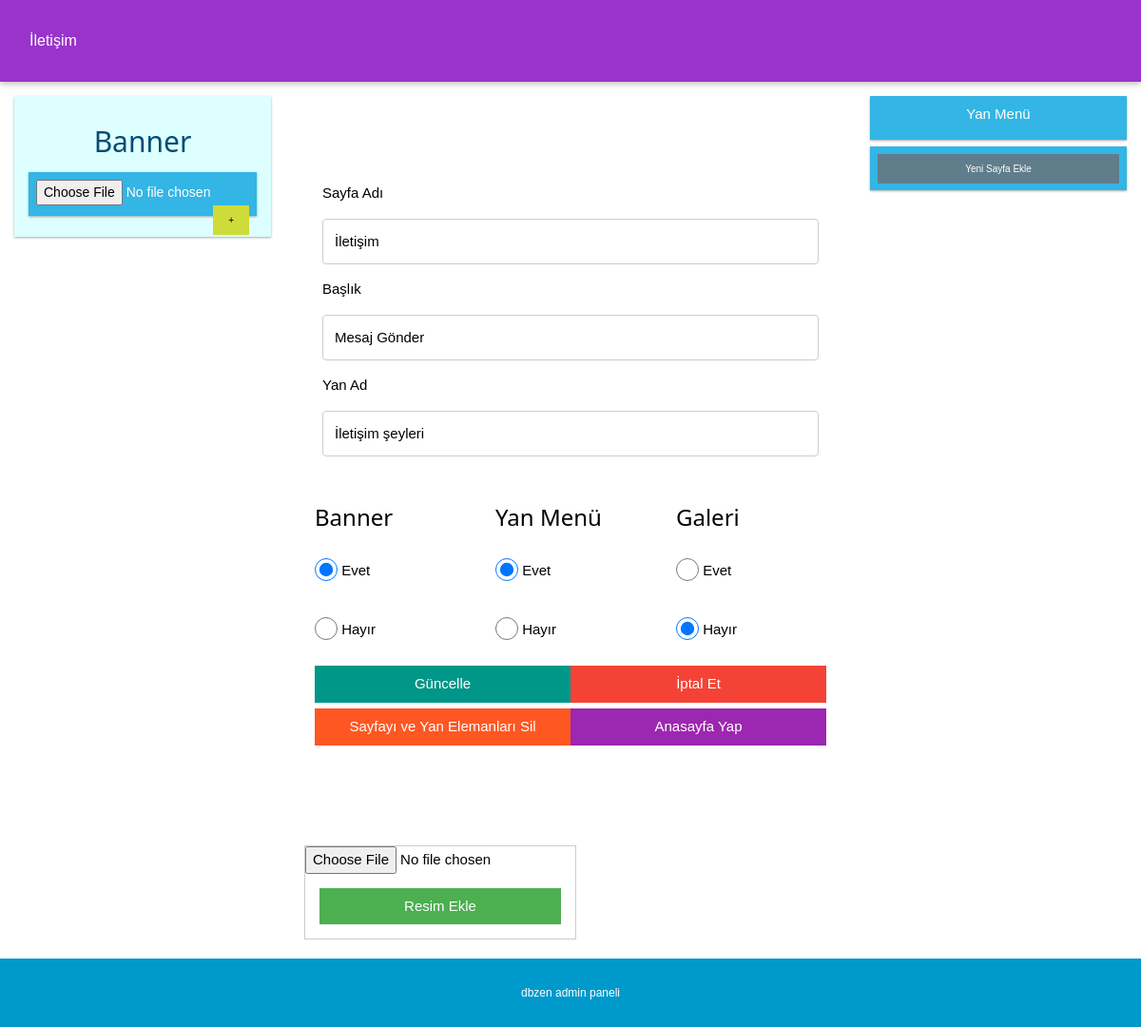
Page /admino_tt/page_o.php?page=4 (signed in) on the committed database.
### tables this page shows
CREATE TABLE `page` (
  `id` int(11) NOT NULL,
  `home_page_con` tinyint(1) NOT NULL,
  `page_name` text NOT NULL,
  `page_description` text NOT NULL,
  `page_content` text,
  `sid_menu_con` int(11) NOT NULL,
  `sid_menu_name` text NOT NULL,
  `gallery_co` tinyint(1) NOT NULL,
  `page_show` tinyint(1) NOT NULL,
  `type` int(11) NOT NULL,
  `banner_show` tinyint(1) NOT NULL,
  `date` datetime NOT NULL
);

### admino_tt/pages/config.php (called while the page is built, shortened)
<?php
try {
     $db = new PDO("mysql:host=localhost;dbname=proje_beta;charset=utf8", "root", "");
	$db->setAttribute(PDO::ATTR_ERRMODE, PDO::ERRMODE_EXCEPTION);
} catch ( PDOException $e ){
     print $e->getMessage();
}
if(isset($_GET['page'])){
	$query = $db->query("SELECT * from page WHERE id='".$_GET['page']."'")->fetch(PDO::FETCH_ASSOC);
			if($query['banner_show']==0){$c1="";$c2="checked";}else{$c1="checked";$c2="";}
			if($query['sid_menu_con']==0){$a1="";$a2="checked";}else{$a1="checked";$a2="";}
			if($query['gallery_co']==0){$b1="";$b2="checked";}else{$b1="checked";$b2="";}
}
else{
	$query = $db->query("SELECT * from page WHERE home_page_con=1")->fetch(PDO::FETCH_ASSOC);
}
?>

### admino_tt/pages/hemenu.php (the view, shortened to what this page needs)
<div class="headerr w3-card">
  <div class="dropdown">
	    <?php
	  if($_GET['page']=='tet1'){
		  echo '<button class="dropbtn">Yeni Sayfa Ekle</button>';
	  }else{
	  $queryyyc = $db->query("SELECT * FROM page where id=".$_GET['page']."")->fetch(PDO::FETCH_ASSOC);
	  if ( $queryyyc ){echo'<button class="dropbtn">'.$queryyyc['page_name'].'</button>';}}?>
    <?php
	  $querycc = $db->query("SELECT * FROM page", PDO::FETCH_ASSOC);
	?>
</div>
</div>

### admino_tt/pages/pages.php (shortened to what this page needs)
<?php
if(isset($_GET['page'])){
	if($_GET['page']=='tet1'){
		echo'<div class="col-6">
      <div  class="w3-padding-64 w3-center">
	  	<form method="post">
      <div class="w3-left-align w3-padding-large">
	  	<p>Sayfa Adı</p><input name="page_ta_pe" type="text" >
        <p>Başlık</p><input name="page_ta_co" type="text" >
		<p>Yan Menü Adı</p><input name="side_name_page" type="text" >
      </div>
      <div class="w3-left-align w3-padding-large">
        <p>İçerik</p><textarea name="page_content" ></textarea>
      </div>
 <div class="w3-row w3-left-align">
  <div class="w3-third w3-container">
	  <h3>Banner</h3>
    <p>
  <input class="w3-radio" type="radio" name="banner" value="Evet" checked>
  <label>Evet</label></p>
  <p>
  <input class="w3-radio" type="radio" name="banner" value="Hayır">
  <label>Hayır</label></p>
  </div>
  <div class="w3-third w3-container">
	  <h3>Yan Menü</h3>
    <p>
  <input class="w3-radio" type="radio" name="side" value="Evet" checked>
  <label>Evet</label></p>
  <p>
  <input class="w3-radio" type="radio" name="side" value="Hayır">
  <label>Hayır</label></p>
  </div>
  <div class="w3-third w3-container">
	  <h3>Galeri</h3>
    <p>
  <input class="w3-radio" type="radio" name="gallery" value="Evet" checked>
  <label>Evet</label></p>
  <p>
  <input class="w3-radio" type="radio" name="gallery" value="Hayır">
  <label>Hayır</label></p>
  </div>
 <div class="w3-container w3-center" style="width:100%">
	 <button name="add_button" type="submit" class="w3-bar-item w3-button w3-teal" style="width:100%">Sayfayı Ekle</button>
  </div>
</form>
</div>
    </div>
</div>';
	}
	else{
		if ( $query ){
			echo'
	<div class="col-6">
      <div  class="w3-padding-64 w3-center">
	  <form  method="post">
      <div class="w3-left-align w3-padding-large" >
	  	<p>Sayfa Adı</p><input name="page_ta_pe" type="text"  value="'.$query['page_name'].'" >
        <p>Başlık</p><input name="page_ta_co" type="text"  value="'.$query['page_description'].'" >
		<p>Yan Ad</p><input name="side_name_page" type="text"  value="'.$query['sid_menu_name'].'" >
      </div>
      <div class="w3-left-align w3-padding-large">';
	echo'
      </div>
 <div class="w3-row w3-left-align">
  <div class="w3-third w3-container">
	  <h3>Banner</h3>
    <p>
  <input class="w3-radio" type="radio" name="banner" value="Evet" '.$c1.'>
  <label>Evet</label></p>
  <p>
  <input class="w3-radio" type="radio" name="banner" value="Hayır" '.$c2.'>
  <label>Hayır</label></p>
  </div>
  <div class="w3-third w3-container">
	  <h3>Yan Menü</h3>
    <p>
  <input class="w3-radio" type="radio" name="side" value="Evet" '.$a1.'>
  <label>Evet</label></p>
  <p>
  <input class="w3-radio" type="radio" name="side" value="Hayır" '.$a2.'>
  <label>Hayır</label></p>
  </div>
  <div class="w3-third w3-container">
	  <h3>Galeri</h3>
    <p>
  <input class="w3-radio" type="radio" name="gallery" value="Evet" '.$b1.'>
  <label>Evet</label></p>
  <p>
  <input class="w3-radio" type="radio" name="gallery" value="Hayır" '.$b2.'>
  <label>Hayır</label></p>
  </div>
 <div class="w3-container w3-center" style="width:100%">
	<div class="w3-bar" style="width:100%">
  <button name="update_button" type="submit" class="w3-bar-item w3-button w3-teal" style="width:50%">Güncelle</button>
  <button name="cel_button" type="submit" class="w3-bar-item w3-button w3-red" style="width:50%">İptal Et</button>
</div>
<div class="w3-bar" style="width:100%">';
	if($query['home_page_con']==1){
		echo'<button name="delete_button" type="submit" class="w3-bar-item w3-button w3-deep-orange" style="width:100%">Sayfayı ve Yan Elemanları Sil</button>';
	}else{
		echo '<button name="delete_button" type="submit" class="w3-bar-item w3-button w3-deep-orange" style="width:50%">Sayfayı ve Yan Elemanları Sil</button>
  <button name="home_button" type="submit" class="w3-bar-item w3-button w3-purple" style="width:50%">Anasayfa Yap</button>';
	}
echo'
</div>
  </div>
</form>
</div>
    </div>
</div>';
		}
	}
}
?>

### admino_tt/css/w3.css (style rules this page uses)
*,*:before,*:after { box-sizing:inherit }
html { -ms-text-size-adjust:100%;-webkit-text-size-adjust:100% }
body { margin:0 }
button,input,select,textarea { font:inherit;margin:0 }
button,input { overflow:visible }
button,select { text-transform:none }
button,html [type=button],[type=reset],[type=submit] { -webkit-appearance:button }
[type=checkbox],[type=radio] { padding:0 }
html,body { font-family:Verdana,sans-serif;font-size:15px;line-height:1.5 }
html { overflow-x:hidden }
h3 { font-size:24px }
h1,h2,h3,h4,h5,h6 { font-family:"Segoe UI",Arial,sans-serif;font-weight:400;margin:10px 0 }
.w3-btn,.w3-button { border:none;display:inline-block;padding:8px 16px;vertical-align:middle;overflow:hidden;text-decoration:none;color:inherit;background-color:inherit;text-align:center;cursor:pointer;white-space:nowrap }
.w3-btn,.w3-button { -webkit-touch-callout:none;-webkit-user-select:none;-khtml-user-select:none;-moz-user-select:none;-ms-user-select:none;user-select:none }
.w3-check,.w3-radio { width:24px;height:24px;position:relative;top:6px }
.w3-bar { width:100%;overflow:hidden }
.w3-center .w3-bar { display:inline-block;width:auto }
.w3-bar .w3-bar-item { padding:8px 16px;float:left;width:auto;border:none;display:block;outline:0 }
.w3-bar .w3-button { white-space:normal }
.w3-container:after,.w3-container:before,.w3-panel:after,.w3-panel:before,.w3-row:after,.w3-row:before,.w3-row-padding:after,.w3-row-padding:before, .w3-cell-row:before,.w3-cell-row:after,.w3-clear:after,.w3-clear:before,.w3-bar:before,.w3-bar:after { content:"";display:table;clear:both }
.w3-col,.w3-half,.w3-third,.w3-twothird,.w3-threequarter,.w3-quarter { float:left;width:100% }
@media (min-width:601px) { .w3-col.m4,.w3-third { width:33.33333% } }
.w3-container,.w3-panel { padding:0.01em 16px }
.w3-card,.w3-card-2 { box-shadow:0 2px 5px 0 rgba(0,0,0,0.16),0 2px 10px 0 rgba(0,0,0,0.12) }
.w3-left-align { text-align:left!important }
.w3-center { text-align:center!important }
.w3-padding-large { padding:12px 24px!important }
.w3-padding-64 { padding-top:64px!important;padding-bottom:64px!important }
.w3-deep-orange,.w3-hover-deep-orange:hover { color:#fff!important;background-color:#ff5722!important }
.w3-purple,.w3-hover-purple:hover { color:#fff!important;background-color:#9c27b0!important }
.w3-red,.w3-hover-red:hover { color:#fff!important;background-color:#f44336!important }
.w3-teal,.w3-hover-teal:hover { color:#fff!important;background-color:#009688!important }

### admino_tt/css/sty.css (style rules this page uses)
input[type=text], select, textarea { width: 100%; padding: 12px; border: 1px solid #ccc; border-radius: 4px; resize: vertical; }
label { padding: 12px 12px 12px 0; display: inline-block; }
* { box-sizing: border-box; }
[class*="col-"] { float: left; padding: 15px; }
html { font-family: "Lucida Sans", sans-serif; }
.headerr { background-color: #9933cc; color: #ffffff; padding: 15px; }
[class*="col-"] { width: 100%; }
@media only screen and (min-width: 768px) { .col-6 { width: 50%; } }
.dropbtn { background-color: #9933cc; color: white; padding: 16px; font-size: 16px; border: none; cursor: pointer; }
.dropdown { position: relative; display: inline-block; }

### rows in the picture
page: page_name "İletişim", page_ta_pe "İletişim", page_ta_co "Mesaj Gönder", side_name_page "İletişim şeyleri"
